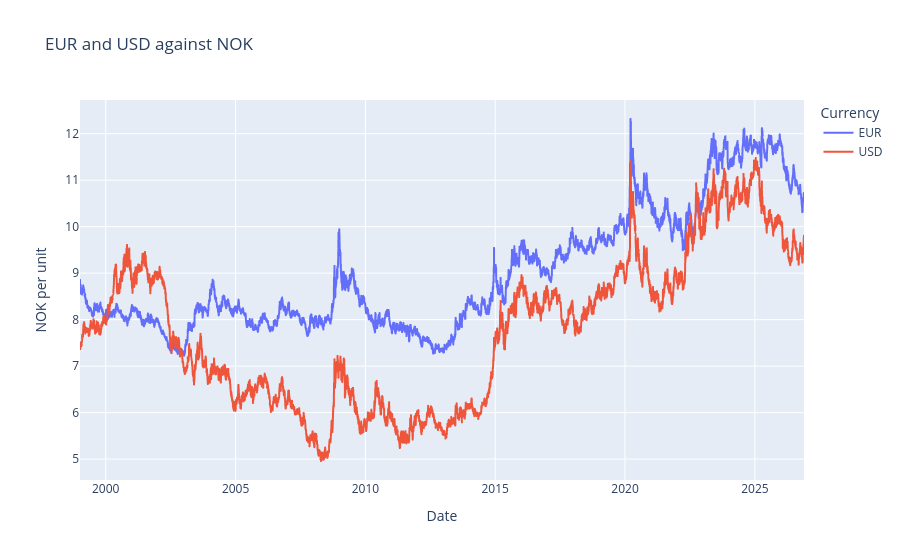

Source (notebook cell):
### Code cell
figure = px.line(
    rates,
    title="EUR and USD against NOK",
    labels={"value": "NOK per unit", "date": "Date", "variable": "Currency"},
)
figure.show()

### Figure 1 — Plotly figure (JSON) as saved in the notebook; plotly's stock layout.template omitted (floating-point values rounded to 4 significant figures; data arrays with more than 128 entries replaced by an {"elided": "..."} marker saying what was removed)
{"data": [{"hovertemplate": "Currency=EUR<br>Date=%{x}<br>NOK per unit=%{y}<extra></extra>", "legendgroup": "EUR", "line": {"color": "#636efa", "dash": "solid"}, "marker": {"symbol": "circle"}, "mode": "lines", "name": "EUR", "showlegend": true, "type": "scattergl", "x": {"elided": "7026 str values"}, "xaxis": "x", "y": {"elided": "7026 float values"}, "yaxis": "y"}, {"hovertemplate": "Currency=USD<br>Date=%{x}<br>NOK per unit=%{y}<extra></extra>", "legendgroup": "USD", "line": {"color": "#EF553B", "dash": "solid"}, "marker": {"symbol": "circle"}, "mode": "lines", "name": "USD", "showlegend": true, "type": "scattergl", "x": {"elided": "7026 str values"}, "xaxis": "x", "y": {"elided": "7026 float values"}, "yaxis": "y"}], "layout": {"legend": {"title": {"text": "Currency"}, "tracegroupgap": 0}, "title": {"text": "EUR and USD against NOK"}, "xaxis": {"anchor": "y", "domain": [0, 1], "title": {"text": "Date"}}, "yaxis": {"anchor": "x", "domain": [0, 1], "title": {"text": "NOK per unit"}}}}
